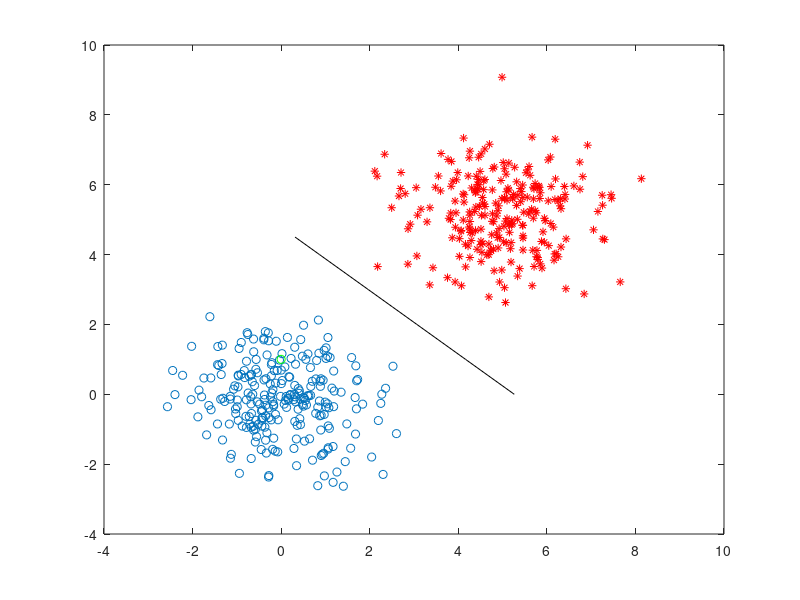

Reproduce this figure in MATLAB.
clear all
close all
clc


x1 = randn(1, 250);
x2 = randn(1, 250);

C1 = [x1; x2];

plot(C1(1,:),C1(2,:),'o')


x1 = 5 + randn(1, 250);
x2 = 5 + randn(1, 250);

C2 = [x1; x2]
hold on
plot(C2(1,:),C2(2,:),'r*')

X = [[C1'; C2'] ones(500,1)];
y = [ones(250,1); -ones(250,1)];

w = (pinv(X'*X))*X'*y

x2 = [0:0.5:4.5];

x1 = (-w(2)*x2 - w(3))/w(1);

plot(x1,x2,'k')

xd = [0; 1; 3];

plot(xd(1),xd(2),'og')

if (w'*xd)>0
    c = +1
else
    c = -1
end